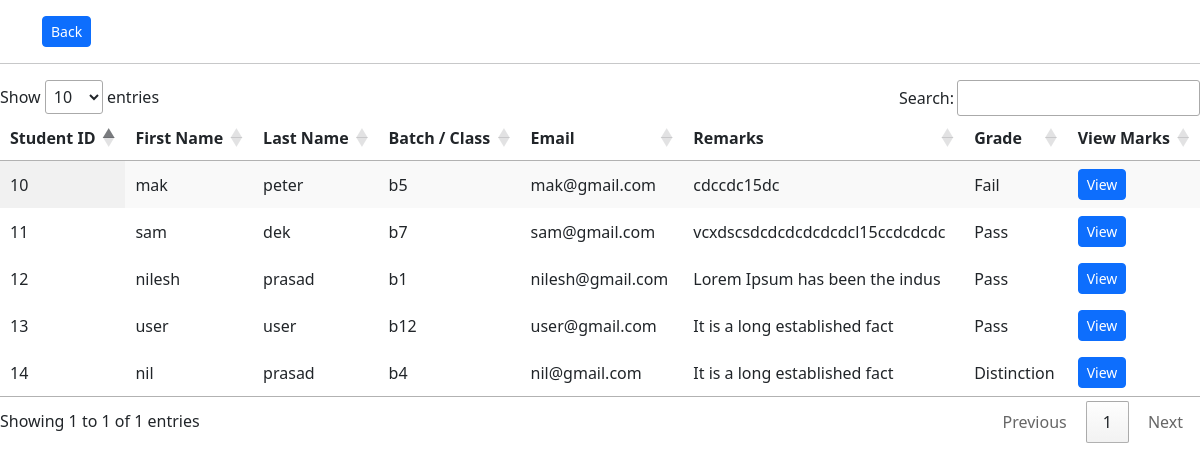
The page /studentreport.php on the database its author committed.
### tables this page shows
CREATE TABLE `report` (
  `id` int(11) NOT NULL,
  `first_name` varchar(50) NOT NULL,
  `last_name` varchar(50) NOT NULL,
  `batch` varchar(20) NOT NULL,
  `email` varchar(30) NOT NULL,
  `english` float NOT NULL,
  `hindi` float NOT NULL,
  `math` float NOT NULL,
  `science` float NOT NULL,
  `history` float NOT NULL,
  `geography` float NOT NULL,
  `remarks` varchar(30) NOT NULL,
  `total` double NOT NULL
);

### studentreport.php (the view, shortened to what this page needs)
<?php
      include "dbcon.php";
?>
<!DOCTYPE html>
<html lang="en">
<head>
      <link href="https://cdn.jsdelivr.net/npm/bootstrap@5.2.0/dist/css/bootstrap.min.css" rel="stylesheet">
      <link rel="stylesheet" href="https://cdn.datatables.net/1.13.1/css/jquery.dataTables.min.css">
</head>
<body>
      <div class="container mt-3">
<a class="btn btn-primary btn-sm" href="studentform.php">Back</a>
      </div><hr>
<table id="example" class="display" style="width:100%">
        <thead>
            <tr>
                <th>Student ID</th>
                <th>First Name</th>
                <th>Last Name</th>
                <th>Batch / Class</th>
                <th>Email</th>
                <th>Remarks</th>
                <th>Grade</th>
                <th>View Marks</th>
            </tr>
        </thead>
            <?php
$sql = "select * from report";
$result = mysqli_query($conn, $sql);
$tot = mysqli_num_rows($result);
if($tot<1)
{
      echo "No records found";
}
else
{
      while($data = mysqli_fetch_assoc($result))
      {
                  $gradevalue=$data['total']/600*100;
                  if($gradevalue > 75)
                  {
                        $grade = "Distinction";
                  }
                  elseif($gradevalue >= 60 && $gradevalue <= 74)
                  {
                        $grade = "First Class";
                  }
                  elseif($gradevalue >= 33 && $gradevalue <= 59)
                  {
                        $grade = "Pass";
                  }
                  else{
                        $grade = "Fail";
                  }
                  ?>
                   <tbody>
            <tr>
            <td><?php echo $data['id'] ?></td>
            <td><?php echo $data['first_name'] ?></td>
            <td><?php echo $data['last_name'] ?></td>
            <td><?php echo $data['batch'] ?></td>
            <td><?php echo $data['email'] ?></td>
            <td><?php echo $data['remarks'] ?></td>
            <td><?php echo $grade ?></td>
            <td>
           <a class="btn btn-primary btn-sm" href="detail.php?detailid=<?php echo $data['id']?>">View</a>
            </td>
<?php
      }
      }
?>
</body>
</html>

### rows shown on the page
report: id "10", first_name "mak", last_name "peter", batch "b5", email "mak@gmail.com", remarks "cdccdc15dc", total "Fail"
report: id "11", first_name "sam", last_name "dek", batch "b7", email "sam@gmail.com", remarks "vcxdscsdcdcdcdcdcdcl15ccdcdcdc", total "Pass"
report: id "12", first_name "nilesh", last_name "prasad", batch "b1", email "nilesh@gmail.com", remarks "Lorem Ipsum has been the indus", total "Pass"
report: id "13", first_name "user", last_name "user", batch "b12", email "user@gmail.com", remarks "It is a long established fact", total "Pass"
report: id "14", first_name "nil", last_name "prasad", batch "b4", email "nil@gmail.com", remarks "It is a long established fact", total "Distinction"
